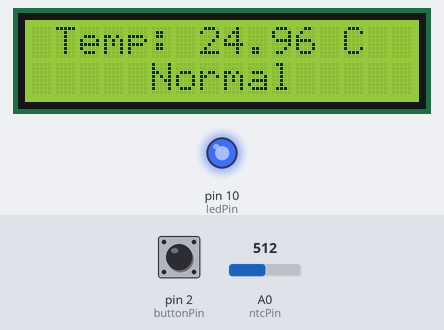
This sketch was run on a simulated Arduino Uno, built with avr-gcc and run on an emulated ATmega328P. On the bench: 16×2 character LCD, output pins drawn as LEDs (lit = HIGH). The test bench sets the inputs (shaded band); at power-on: pin 2 (buttonPin) HIGH, A0 (ntcPin) = 512. What the sketch prints to the serial monitor is not drawn.

Above: at 1.2 s.
1.3 s: pin 2 (buttonPin) pulled LOW for 0.15 s
At 2.3 s:
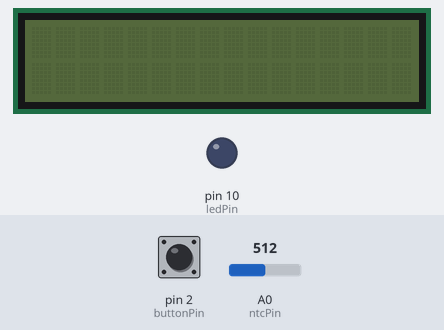
3.0 s: pin 2 (buttonPin) pulled LOW for 1 s
At 4.5 s:
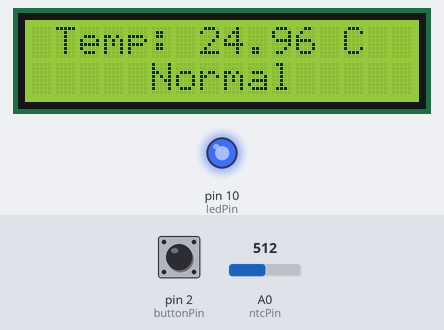
5.5 s: pin 2 (buttonPin) pulled LOW for 3.2 s
At 9.6 s:
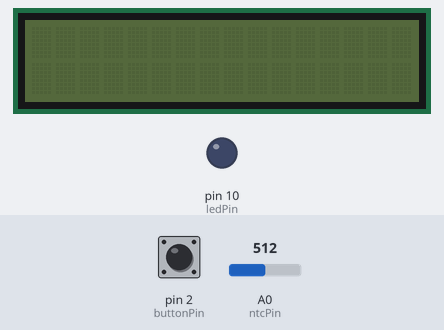
Timing chart, 0 to 11.1 s (numbered marks = the images above; inputs shaded):
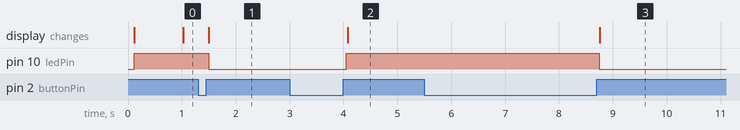

The sketch:

main.ino
```cpp
#include <Arduino.h>
#include <LiquidCrystal_I2C.h>

#define I2C_ADDR    0x27
#define LCD_COLUMNS 16
#define LCD_LINES   2

const int buttonPin = 2;
const int ledPin =  10;
const int ntcPin = A0;

const unsigned long buttonDebounceDelay = 50;
const int sensorReadingInterval = 1000;
const float sensorBeta = 3950;
const float minTempLimit = 10;
const float maxTempLimit = 40;

LiquidCrystal_I2C lcd(I2C_ADDR, LCD_COLUMNS, LCD_LINES);

unsigned long lastButtonDebounceTime = 0;
int buttonState = LOW;
int lastButtonReading = LOW;

unsigned long lastSensorReadingTime = 0;
bool activeStatus = false;

bool checkButtonPressed() {
    unsigned long currentTime = millis();
    bool buttonPressed = false;
    int buttonReading = digitalRead(buttonPin);

    if (buttonReading != lastButtonReading) {
        lastButtonDebounceTime = currentTime;
    }

    if ((currentTime - lastButtonDebounceTime) > buttonDebounceDelay) {
        if (buttonReading != buttonState) {
            buttonState = buttonReading;
            if (buttonState == HIGH) {
                buttonPressed = true;
            }
        }
    }

    lastButtonReading = buttonReading;

    return buttonPressed;
}

float getTemperatureInCelcius(int sensorReading) {
    float temperature = 1 / (log(1 / (1023. / sensorReading - 1)) / sensorBeta + 1.0 / 298.15) - 273.15;
    return temperature;
}

void setup() {
    pinMode(ledPin, OUTPUT);
    pinMode(buttonPin, INPUT);
    Serial.begin(9600);
    lcd.init();
}

void loop() {
    unsigned long currentTime = millis();

    bool isButtonPressed = checkButtonPressed();
    if (isButtonPressed) {
        activeStatus = !activeStatus;
        if (activeStatus) {
            digitalWrite(ledPin, HIGH);
            lcd.backlight();
            Serial.println("Status: ON");
        } else {
            digitalWrite(ledPin, LOW);
            lcd.noBacklight();
            lcd.clear();
            Serial.println("Status: OFF");
        }
    }

    bool shouldMeasure = (currentTime - lastSensorReadingTime) > sensorReadingInterval;
    if (activeStatus && shouldMeasure) {
        lastSensorReadingTime = currentTime;
        int sensorReading = analogRead(ntcPin);
        float temperature = getTemperatureInCelcius(sensorReading);

        Serial.print("Temp: ");
        Serial.print(temperature);
        Serial.println(" C");

        lcd.clear();
        lcd.setCursor(1, 0);
        lcd.print("Temp: ");
        lcd.print(temperature, 2);
        lcd.print(" C");
        lcd.setCursor(3, 1);
        if (temperature < minTempLimit) {
            lcd.print("Very Cold ");
        } else if (temperature > maxTempLimit) {
            lcd.print(" Very Hot ");
        } else {
            lcd.print("  Normal  ");
        }
    }
}
```

Measured:
- after the input at 1.3 s, pin 10 (ledPin): HIGH → LOW after 0.20 s; the display: changes after 0.20 s (image 1)
- after the input at 3.0 s, pin 10 (ledPin): LOW → HIGH after 1.1 s; the display: changes after 1.1 s (image 2)
- after the input at 5.5 s, pin 10 (ledPin): HIGH → LOW after 3.2 s; the display: changes after 3.3 s (image 3)
